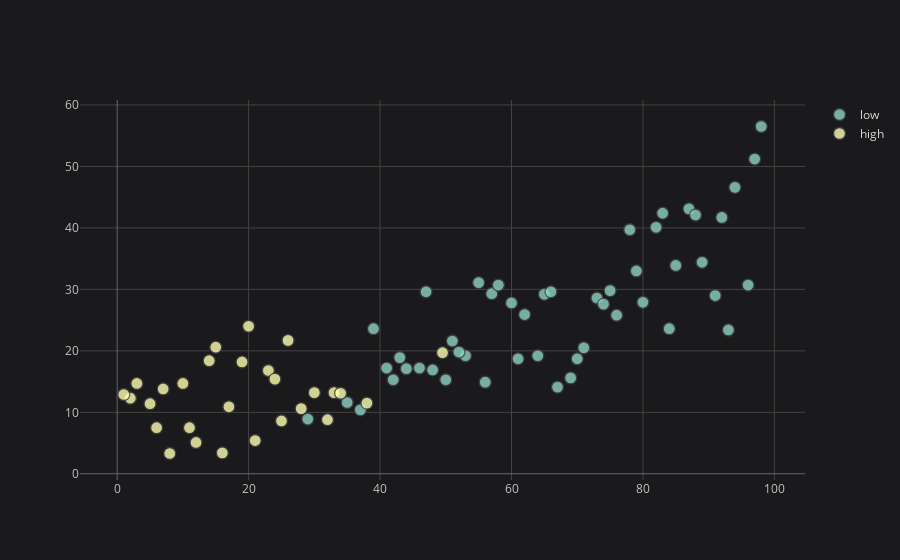

Notebook code cell kept with this figure:
### Markdown cell above
#### Question 4
##### Create a new variable `income_class` in `chicago_census` and set value `low` when `per_capita_income` is `0` 
##### and `high` when `per_capita_income` is `1`.
##### Plot the same scatterplot as above and set `categories` as `income_class`.
##### Also set the `colorscale` as `set3` and `theme` as `space`.

### Code cell
chicago_census["income_class"] = np.where(chicago_census['per_capita_income'] == 0, 'low', 'high')
chicago_census.iplot(
                                kind = 'scatter',
                                x = 'hardship_index',
                                y = 'percent_house_below_poverty',
                                categories = 'income_class',
                                theme = 'space',
                                colorscale = 'set3')

### Figure 1 — Plotly figure (JSON) as saved in the notebook; plotly's stock layout.template omitted (floating-point values rounded to 4 significant figures)
{"data": [{"marker": {"color": "rgba(141, 211, 199, 1.0)", "line": {"width": 1.3}, "opacity": 0.8, "size": 12, "symbol": "circle"}, "mode": "markers", "name": "low", "textfont": {"color": "#D9D9D9"}, "type": "scatter", "uid": "ff97e437-1549-45cc-90fa-3b150063957a", "x": [39, 46, 53, 35, 50, 70, 71, 42, 85, 73, 92, 83, 87, 96, 76, 82, 47, 78, 97, 57, 88, 58, 55, 60, 41, 75, 79, 52, 51, 65, 64, 62, 98, 44, 67, 84, 61, 43, 91, 69, 93, 29, 56, 80, 89, 94, 66, 37, 74, 48], "y": [23.6, 17.2, 19.2, 11.6, 15.3, 18.7, 20.5, 15.3, 33.9, 28.6, 41.7, 42.4, 43.1, 30.7, 25.8, 40.1, 29.6, 39.7, 51.2, 29.3, 42.1, 30.7, 31.1, 27.8, 17.2, 29.8, 33, 19.8, 21.6, 29.2, 19.2, 25.9, 56.5, 17.1, 14.1, 23.6, 18.7, 18.9, 29, 15.6, 23.4, 8.9, 14.9, 27.9, 34.4, 46.6, 29.6, 10.4, 27.6, 16.9]}, {"marker": {"color": "rgba(255, 255, 179, 1.0)", "line": {"width": 1.3}, "opacity": 0.8, "size": 12, "symbol": "circle"}, "mode": "markers", "name": "high", "textfont": {"color": "#D9D9D9"}, "type": "scatter", "uid": "fc0a8164-bc4f-47e4-8329-d4a950263762", "x": [20, 17, 6, 5, 2, 1, 8, 21, 25, 11, 33, 34, 28, 23, 10, 15, 3, 7, 26, 14, 38, 32, 12, 16, 30, 24, 19, 49.51], "y": [24, 10.9, 7.5, 11.4, 12.3, 12.9, 3.3, 5.4, 8.6, 7.5, 13.2, 13.1, 10.6, 16.8, 14.7, 20.6, 14.7, 13.8, 21.7, 18.4, 11.5, 8.8, 5.1, 3.4, 13.2, 15.4, 18.2, 19.7]}], "layout": {"legend": {"bgcolor": "#1A1A1C", "font": {"color": "#D9D9D9"}}, "paper_bgcolor": "#1A1A1C", "plot_bgcolor": "#1A1A1C", "title": {"font": {"color": "#D9D9D9"}}, "xaxis": {"gridcolor": "#434343", "showgrid": true, "tickfont": {"color": "#C2C2C2"}, "title": {"font": {"color": "#D9D9D9"}, "text": ""}, "zerolinecolor": "#666570"}, "yaxis": {"gridcolor": "#434343", "showgrid": true, "tickfont": {"color": "#C2C2C2"}, "title": {"font": {"color": "#D9D9D9"}, "text": ""}, "zerolinecolor": "#666570"}}}
